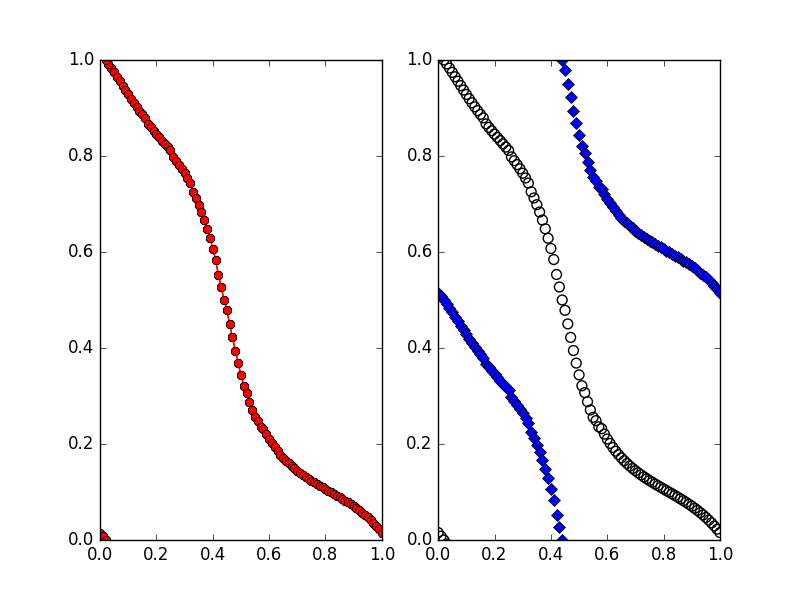

Write Python code to recreate this figure.
import numpy as np
import z2pack
import os
from matplotlib import pyplot as plt

# defining pauli matrices
identity = np.identity(2, dtype=complex)
pauli_x = np.array([[0, 1], [1, 0]], dtype=complex)
pauli_y = np.array([[0, -1j], [1j, 0]], dtype=complex)
pauli_z = np.array([[1, 0], [0, -1]], dtype=complex)


def Hamilton(k, m, t1, t2, phi):
    # See "Topological Insulators", Shun-Qing Shen, Page 87
    kx, ky, _ = k
    k_a = 2 * np.pi / 3. * np.array([
        kx + ky,
        -2. * kx + ky,
        kx - 2. * ky
    ])
    k_b = 2 * np.pi * np.array([-kx + ky, -ky, kx])
    H = 2 * t2 * np.cos(phi) * sum(np.cos(k_b)) * identity
    H += t1 * sum(np.cos(k_a)) * pauli_x
    H += t1 * sum(np.sin(k_a)) * pauli_y
    H += m * pauli_z
    H -= 2 * t2 * np.sin(phi) * sum(np.sin(k_b)) * pauli_z
    return H


def get_chern(m, t1, t2, phi, **settings):
    # This function should return the Chern number for the given
    # parameters m, t1, t2, phi. The **settings should be passed
    # on to the z2pack.surface.run method.
    def h(k):
        return Hamilton(k, m, t1, t2, phi)

    # def honeycomb(k1, k2): return [(k1+k2)*np.sqrt(3)/2., (k1-k2)/2., 0]
    sys = z2pack.hm.System(h, bands=1)
    res = z2pack.surface.run(system=sys, surface=lambda k1, k2: [
                             k1, k2, 0], **settings)
    fig, ax = plt.subplots(1, 2)
    z2pack.plot.chern(res, axis=ax[0])
    z2pack.plot.wcc(res, axis=ax[1])
    plt.savefig("HaldaneModel.png")
    # print("Z2 = ", z2pack.invariant.z2(res))
    return z2pack.invariant.chern(res)


if __name__ == "__main__":
    # Task a)
    print(get_chern(0.5, 1, 1/3, 0.5*np.pi, num_lines=101,
                    min_neighbour_dist=1e-4))
    # print(get_chern(0.5, 1, 1/3, -0.5*np.pi))

    # Task b)

    # Task c) (optional - for advanced Python users)
